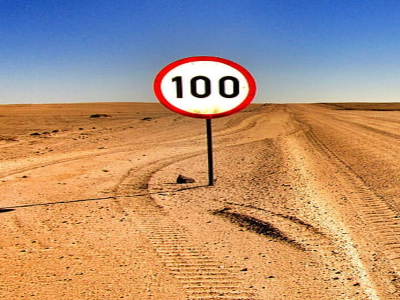
#> input picture midterm/Q2imageA.png, 400 x 300 px
$ python question2.py
#> lines starting #> are read from the running program, lines starting #| are printed output that depends on the picture
#!/usr/bin/env python3

#ENPM673 Spring 2022
#Section 0101
#Jerry Pittman, Jr. UID: 117707120
#jpittma1@umd.edu
#MIDTERM

#Question #2

import numpy as np
import cv2
from numpy import linalg as LA
import matplotlib.pyplot as plt
import math

'''Stich together two images using homography'''

imageA=cv2.imread('Q2imageA.png')
#> imageA is the input picture: shape (300, 400, 3); mean B, G, R 120.7, 145.8, 179.1
imageB=cv2.imread('Q2imageB.png')
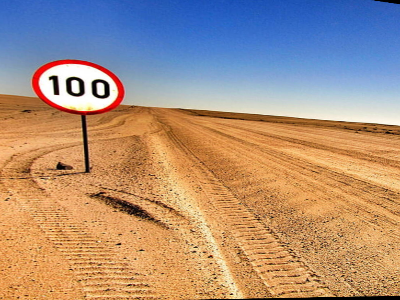
#> input picture midterm/Q2imageB.png, 400 x 300 px
#> imageB is the input picture: shape (300, 400, 3); mean B, G, R 125.8, 144.8, 171.5

#convert to grayscale
imageA_gray=cv2.cvtColor(imageA,cv2.COLOR_BGR2GRAY)
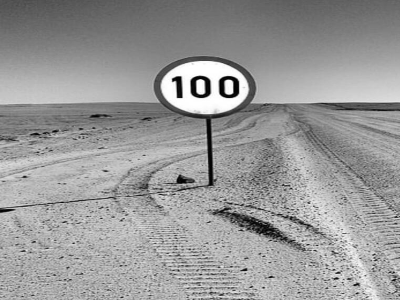
#> imageA_gray: shape (300, 400); min 0, max 255, mean 152.9
imageB_gray=cv2.cvtColor(imageB,cv2.COLOR_BGR2GRAY)
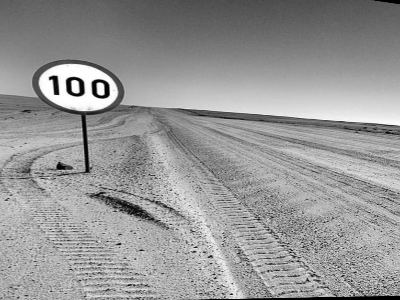
#> imageB_gray: shape (300, 400); min 0, max 255, mean 150.6

#detect and compute Scale Invariant Feature Transform (SIFT) keypoints
# and descriptors
sift=cv2.xfeatures2d.SIFT_create()
kpA, desA = sift.detectAndCompute(imageA_gray, None)
#> kpA = 449 keypoints; strongest (x, y, size): (178, 80, 5.6), (179, 94, 4.8), (229, 87, 6.1), (200, 86, 6.1)
kpB, desB = sift.detectAndCompute(imageB_gray, None)
#> kpB = 456 keypoints; strongest (x, y, size): (56, 92, 4.2), (54, 79, 5.1), (107, 94, 4.4), (94, 83, 4.3)

#Match images using Brute-Force Matcher
bf=cv2.BFMatcher()

matches=bf.knnMatch(desA, desB, k=2)
#> matches = 449 matches
# print("matches are: ", matches)

#Apply ratio test or else get errors
good=[]
for m in matches:
    if m[0].distance <0.5*m[1].distance:
        good.append(m)
#> after the loop, good = 101 matches

#replace matches array with good array
matches=np.asarray(good)

#Find keypoints from matches for homography
src_pts=np.float32([ kpA[m.queryIdx].pt for m in matches[:,0]]).reshape(-1,1,2)
#> src_pts = 101 rows, first 8: [125.5, 181.6], [127.4, 252.9], [129.7, 220.3], [144.5, 273.9], [144.6, 191.6], [152.5, 165.1], [152.7, 181.4], [154.2, 162.6]
dest_pts=np.float32([ kpB[m.trainIdx].pt for m in matches[:,0]]).reshape(-1,1,2)
#> dest_pts = 101 rows, first 8: [9.3, 165.3], [13.33, 228.4], [14.27, 199.9], [29.97, 246.9], [27.31, 175.1], [33.97, 152.4], [34.65, 166.5], [35.35, 149.9]

# print("src_pts are: ", src_pts)
# print("dest_pts are: ", dest_pts)

# H, mask = cv2.findHomography(src_pts, dest_pts)
H, mask = cv2.findHomography(src_pts, dest_pts, cv2.RANSAC)
#> H = [[1.03, 0.0421, -126.3], [0.121, 0.973, -13.31], [0.000456, 0.000115, 1]]; mask = 101 values, max 1 at index 0, min 0 at index 22, mean 0.99


height=imageB.shape[0]
#> height = 300
width_new=imageB.shape[1]+imageA.shape[1]
#> width_new = 800
# width=imageA.shape[1]

# print("stitched image desired height and width: ", height, ", ", width_new)
#300x800

image_stitched=cv2.warpPerspective(imageA, H, (width_new,height))
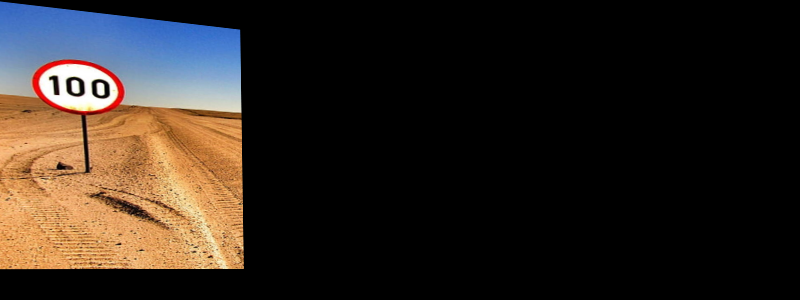
#> image_stitched: shape (300, 800, 3); mean B, G, R 30.8, 37, 45.4
# print("stitched image shape: ", image_stitched.shape[0], ", ", image_stitched.shape[1])

#Fix warping
image_stitched[0:imageB.shape[0], 0:imageB.shape[1]] =imageB
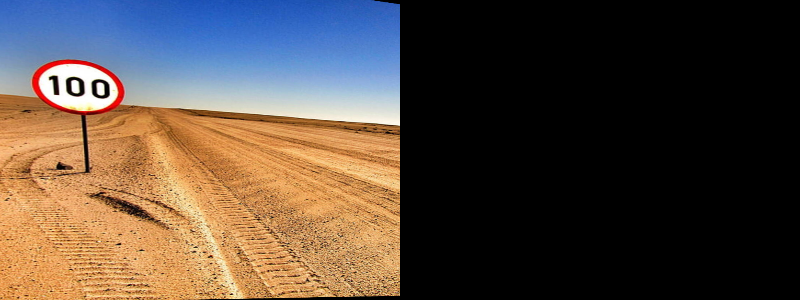
#> image_stitched: shape (300, 800, 3); mean B, G, R 62.9, 72.4, 85.7

cv2.imwrite('midterm_q2_stitch.jpg', image_stitched)
compare=np.hstack((imageA, imageB, image_stitched))
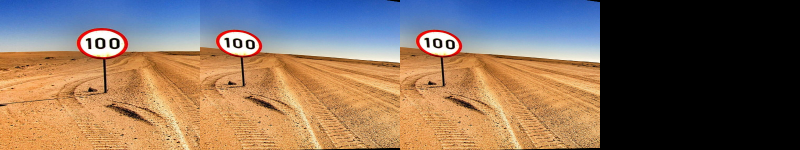
#> compare: shape (300, 1600, 3) (shown at 1/2 size); mean B, G, R 93.1, 108.8, 130.5
cv2.imwrite('midterm_q2_compare.jpg', compare)

cv2.destroyAllWindows()
